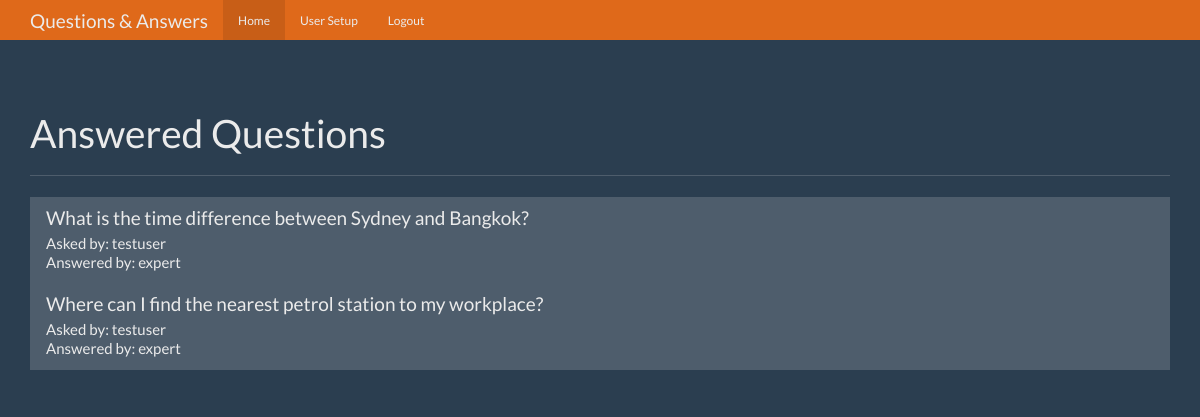
The page / (signed in) on the database its author committed.
### tables this page shows
CREATE TABLE questions(
    id integer primary key autoincrement,
    question_text text not null,
    answer_text text,
    asked_by_id integer not null,
    expert_id integer not null
);

CREATE TABLE users(
    id integer primary key autoincrement,
    name text not null,
    password text not null,
    expert boolean not null,
    admin boolean not null
);

### app.py (the view)
@app.route('/')
def index():
    user = get_current_user()
    db = get_db()
    answer_cur = db.execute('''
                    SELECT
                        q.id AS id, q.question_text AS question_text, u.name AS asked_user , u2.name AS expert_user
                    FROM
                        questions q
                        JOIN users u ON u.id = q.asked_by_id
                        JOIN users u2 ON u2.id = q.expert_id
                    WHERE
                        q.answer_text NOT NULL
    ''')
    answer_results = answer_cur.fetchall()
    return render_template('home.html', title='Home', user=user, answers=answer_results)

### app.py (called while the page is built)
def get_current_user():
    user_result = None
    if 'user' in session:
        user = session['user']
        db = get_db()
        user_cur = db.execute('''
                    SELECT
                        id, name, password, expert, admin
                    FROM
                        users
                    WHERE
                        name = ?
        ''', [user])
        user_result = user_cur.fetchone()
    return user_result

### database.py (called while the page is built)
def connect_db():
    sql = sqlite3.connect('/Users/promieyutasane/Dropbox/Github/question-answer/qa.db')
    sql.row_factory = sqlite3.Row
    return sql

def get_db():
    if not hasattr(g, 'sqlite3_db'):
        g.sqlite_db = connect_db()
    return g.sqlite_db

### templates/home.html
{% extends 'layout.html' %}
{% block content %}
      <div class="page-header">
        <h1>Answered Questions</h1>
      </div>
      <div class="row">
        <div class="col-lg-12">
          <div class="list-group">
            {% for answer in answers %}
            <a href="{{ url_for('question', question_id=answer.id) }}" class="list-group-item">
              <h4 class="list-group-item-heading">{{ answer.question_text }}</h4>
              <p class="list-group-item-text">Asked by: {{ answer.asked_user }}</p>
              <p class="list-group-item-text">Answered by: {{ answer.expert_user }}</p>
            </a>
            {% endfor %}
          </div>
        </div>
      </div>
{% endblock content %}

### static/theme.css (style rules this page uses)
body { padding-top: 70px; padding-bottom: 30px; }

### rows shown on the page
questions: question_text "What is the time difference between Sydney and Bangkok?", asked_user "testuser", expert_user "expert"
questions: question_text "Where can I find the nearest petrol station to my workplace?", asked_user "testuser", expert_user "expert"
